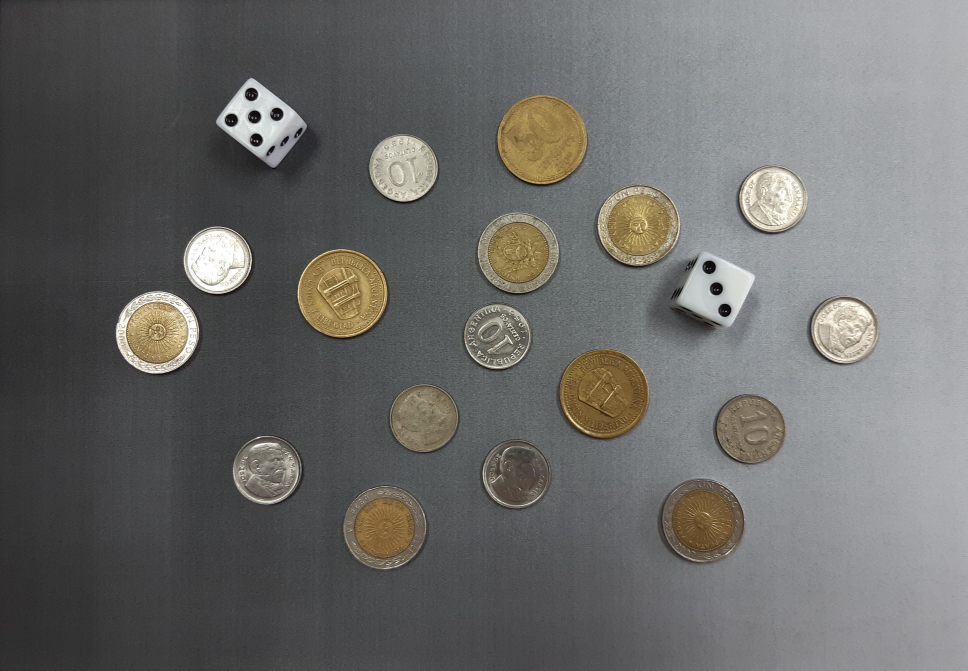
#> input picture img/monedas.jpg, 3871 x 2681 px (shown at 1/4 size)
$ python Problema_1.py   (older library calls are emulated)
#> lines starting #> are read from the running program, lines starting #| are printed output that depends on the picture; after the words box and inside, x2 and y2 are one past the last pixel; in counts of white or black regions, pixels touching at a corner belong together
import cv2
import numpy as np
import matplotlib.pyplot as plt

imagen = cv2.imread("img/monedas.jpg")
#> imagen is the input picture: shape (2681, 3871, 3); mean B, G, R 105.5, 107.4, 107.5
imagen_gris = cv2.cvtColor(imagen, cv2.COLOR_BGR2GRAY)

# Aplica operación de dilatación para cerrar los bordes
kernel_dilatacion = np.ones((10, 10), np.uint8)


def dilate_image(img, iterations=1):
    return cv2.dilate(img, kernel_dilatacion, iterations=iterations)


# Canny
imagen_suavizada = cv2.medianBlur(imagen_gris, 5)
canny = cv2.Canny(imagen_suavizada, 50, 150)
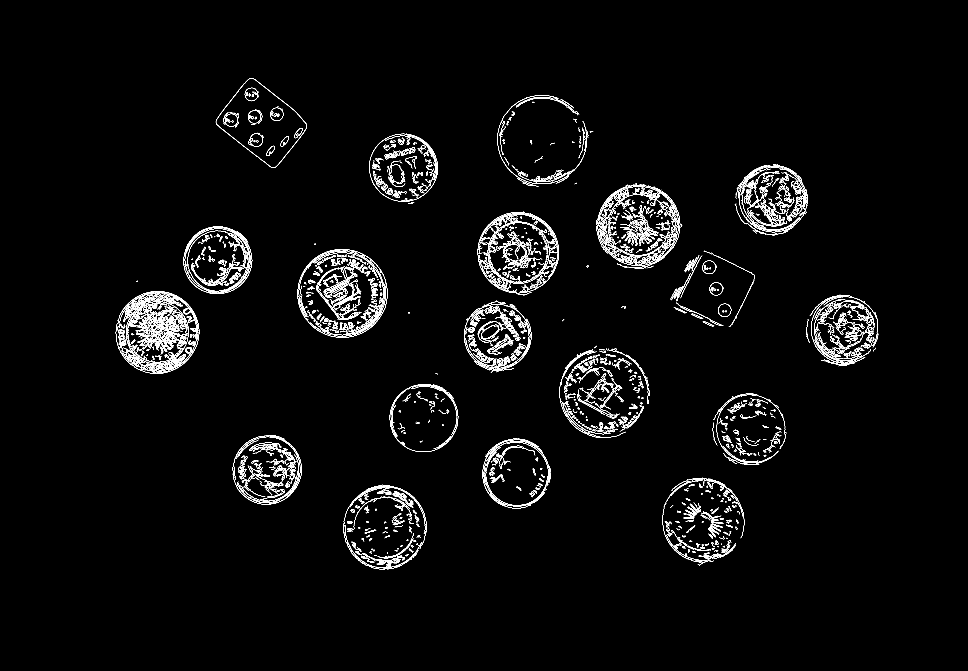
#> canny: shape (2681, 3871) (shown at 1/4 size); 1.6% white in thin lines or dots, all inside (x1, y1, x2, y2) = (463, 312, 3513, 2278)

bordes_dilatados = dilate_image(canny, iterations=3)
#> in dilate_image, `return cv2.dilate(img, kernel_dilatacion, iterations=iterations)`: returned value: shape (2681, 3871); 15.3% white; 36 white regions, largest, box (x1, y1, x2, y2) and area: (1178, 984, 1565, 1366) 117597, (2226, 1371, 2612, 1767) 113745, (2372, 722, 2744, 1090) 106481

# Aplicar erosión para eliminar pequeñas imperfecciones
test = cv2.erode(
    bordes_dilatados,
    cv2.getStructuringElement(cv2.MORPH_ELLIPSE, (17, 17)),
    iterations=1,
)
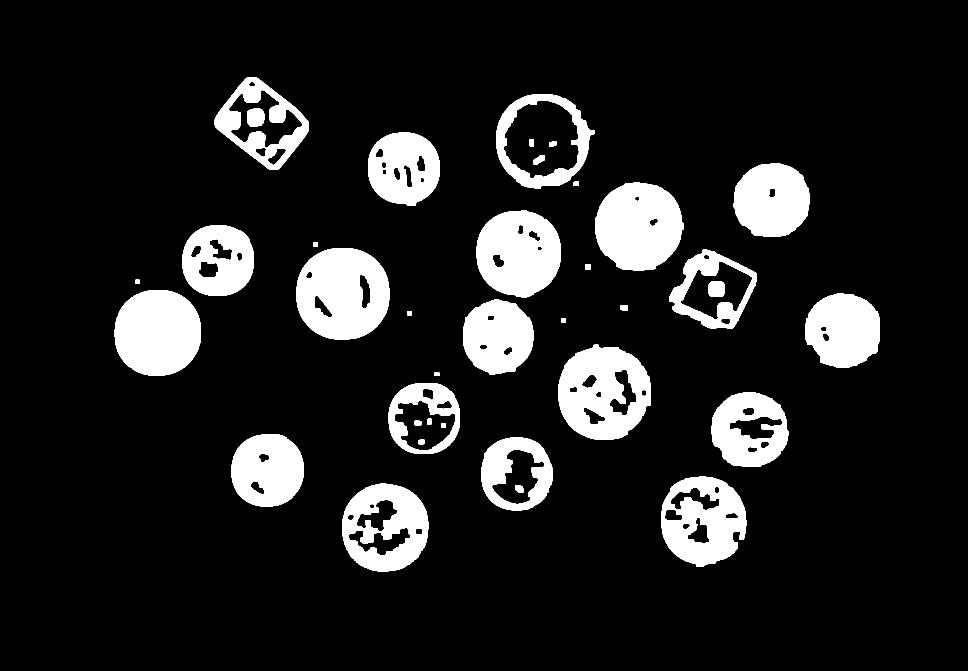
#> test: shape (2681, 3871) (shown at 1/4 size); 12.5% white; 37 white regions

# Encuentra los contornos en la imagen con bordes definidos
contornos, _ = cv2.findContours(test, cv2.RETR_EXTERNAL, cv2.CHAIN_APPROX_SIMPLE)
#> contornos = 27 contours; largest, box (x1, y1, x2, y2) and area: (1986, 376, 2380, 754) 111465, (1186, 992, 1557, 1358) 109808, (2234, 1379, 2604, 1759) 109132, (2380, 730, 2736, 1082) 96566, (1368, 1935, 1713, 2285) 96253
# Crear una máscara en blanco del mismo tamaño que la imagen original
mascara = np.zeros_like(imagen_gris)
# Dibuja los contornos en la máscara
cv2.drawContours(mascara, contornos, -1, (255), thickness=cv2.FILLED)
#> mascara: shape (2681, 3871); 15.3% white; 27 white regions, largest, box (x1, y1, x2, y2) and area: (1986, 376, 2380, 754) 112037, (1186, 992, 1557, 1358) 110344, (2234, 1379, 2604, 1759) 109695

(
    componentes_conectadas,
    etiquetas,
    estadisticas,
    centroides,
) = cv2.connectedComponentsWithStats(mascara, cv2.CV_32S, connectivity=8)
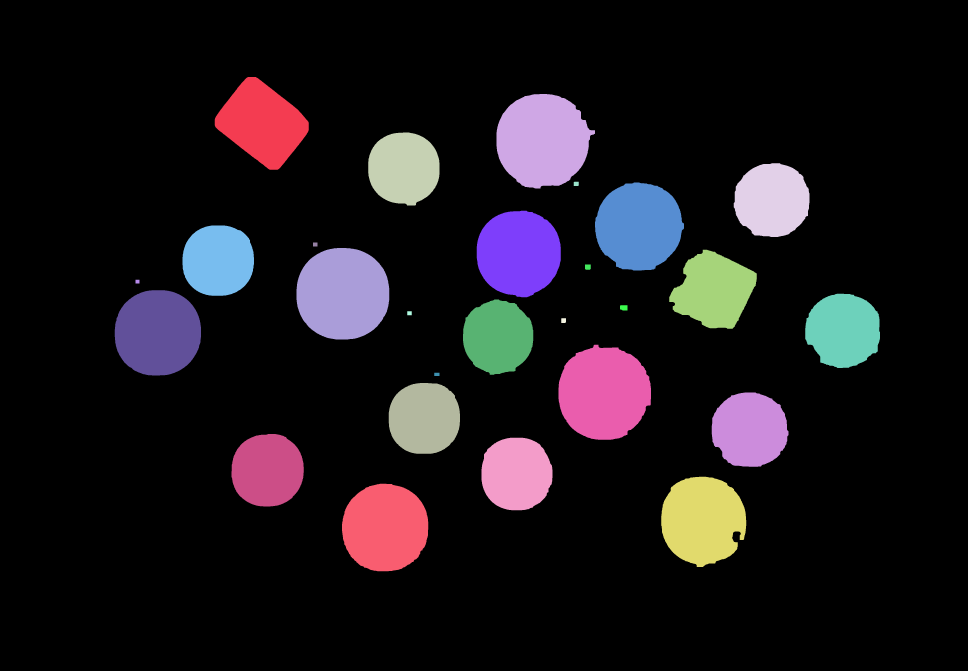
#> etiquetas: shape (2681, 3871) int32 (shown at 1/4 size); 28 distinct labels, from 0 to 27; one colour per label, 0 black
#> componentes_conectadas = 28; estadisticas = 28 rows, first 6: [0, 0, 3871, 2681, 8794650], [859, 308, 376, 371, 83937], [1986, 376, 394, 378, 112037], [1473, 530, 285, 292, 66697], [2935, 653, 303, 295, 71156], [2295, 727, 20, 17, 335]; centroides = 28 pairs, first value 549.5 to 3373.1, second value 492.8 to 2110.4

imagen_resultado = np.zeros_like(test)

for i in range(1, componentes_conectadas):
    area = estadisticas[i, cv2.CC_STAT_AREA]

    if area > 600:
        mascara = np.uint8(etiquetas == i)
        contorno, _ = cv2.findContours(
            mascara, cv2.RETR_EXTERNAL, cv2.CHAIN_APPROX_SIMPLE
        )
        cv2.drawContours(imagen_resultado, contorno, -1, 120, 2)
#> this loop made 27 passes
#> area on passes 1 to 12: 83937, 112037, 66697, 71156, 335, 97083, 92636, 66177, 288, 110344, 73645, 471
#> imagen_resultado: shape (2681, 3871); values 0 (black) and 120 (white), 0.65% white; 19 white regions, largest, box (x1, y1, x2, y2) and area: (1985, 375, 2381, 755) 4224, (2644, 1906, 2986, 2269) 4170, (2233, 1378, 2605, 1760) 4116
#> mascara: shape (2681, 3871); values 0 (black) and 1 (white), 0.93% white; 1 white region, box (x1, y1, x2, y2) and area: (1368, 1935, 1713, 2285) 96762


# Funcion para rellenar los contornos
def fill_contours(img):
    seed_point = (0, 0)
    blanco = (255, 255, 255)

    flags = 4
    lo_diff = (10, 10, 10)
    up_diff = (10, 10, 10)

    cv2.floodFill(img, None, seed_point, blanco, lo_diff, up_diff, flags)
    return ~img


imagen_resultado = fill_contours(imagen_resultado)

result = cv2.dilate(
    imagen_resultado, cv2.getStructuringElement(cv2.MORPH_ELLIPSE, (5, 5)), iterations=5
)

(
    componentes_conectadas,
    etiquetas,
    estadisticas,
    centroides,
) = cv2.connectedComponentsWithStats(result, cv2.CV_32S, connectivity=8)
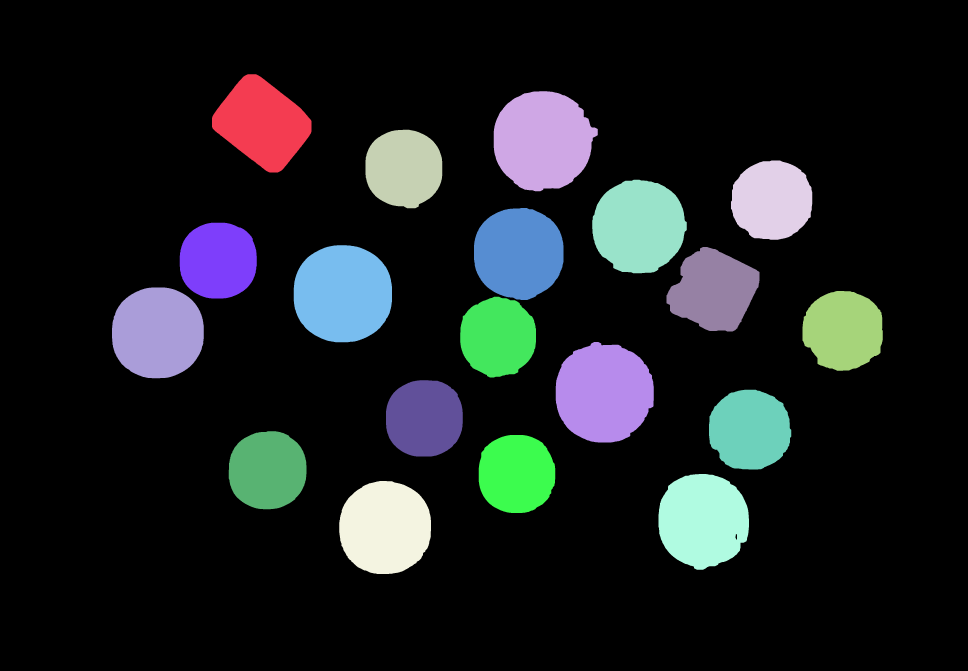
#> etiquetas: shape (2681, 3871) int32 (shown at 1/4 size); 20 distinct labels, from 0 to 19; one colour per label, 0 black
#> componentes_conectadas = 20; estadisticas = 20 rows, first 6: [0, 0, 3871, 2681, 8560272], [848, 297, 398, 393, 97304], [1975, 365, 416, 400, 126779], [1462, 519, 307, 314, 77734], [2924, 642, 325, 317, 82619], [2369, 719, 378, 374, 110551]; centroides = 20 rows, first 8: [1919.9, 1349.7], [1048.8, 492.9], [2170.6, 561.9], [1615, 672.9], [3087.3, 800.6], [2555.1, 905.1], [2074.4, 1012.6], [872.5, 1041.8]

squares_masks = []
aux = np.zeros_like(result)
labeled_image = cv2.merge([aux, aux, aux])
#> labeled_image: shape (2681, 3871, 3); every value is 0

RHO_TH = 0.83

for i in range(1, componentes_conectadas):
    mascara = np.uint8(etiquetas == i)
    contorno, _ = cv2.findContours(mascara, cv2.RETR_EXTERNAL, cv2.CHAIN_APPROX_SIMPLE)

    area = cv2.contourArea(contorno[0])
    perimetro = cv2.arcLength(contorno[0], True)
    rho = 4 * np.pi * area / (perimetro**2)
    flag_circ = rho > RHO_TH
    if flag_circ:
        if area > 123000:
            labeled_image[mascara == 1, 0] = 255
        elif area > 85000:
            labeled_image[mascara == 1, 1] = 255
        else:
            labeled_image[mascara == 1, 2] = 255
    else:
        labeled_image[mascara == 1, 2] = 120
        labeled_image[mascara == 1, 1] = 120

        square_mask = np.zeros_like(result)
        cv2.drawContours(square_mask, contorno, -1, 120, 2)
        squares_masks.append(square_mask)
#> this loop made 19 passes
#> (area, perimetro, rho, flag_circ) on passes 1 to 12: (96823.5, 1215.4, 0.824, False), (126178.5, 1377.5, 0.836, True), (77279, 1044.7, 0.89, True), (82145.5, 1083.8, 0.879, True), (110004.5, 1260.4, 0.87, True), (105034, 1216, 0.893, True), (76645, 1034.1, 0.901, True), (123749.5, 1312.6, 0.903, True), (85939.5, 1209.8, 0.738, False), (108069.5, 1227, 0.902, True), (81065.5, 1095.8, 0.848, True), (76421, 1052.3, 0.867, True)
#> mascara: shape (2681, 3871); values 0 (black) and 1 (white), 1.1% white; 1 white region, box (x1, y1, x2, y2) and area: (1357, 1924, 1724, 2296) 109987
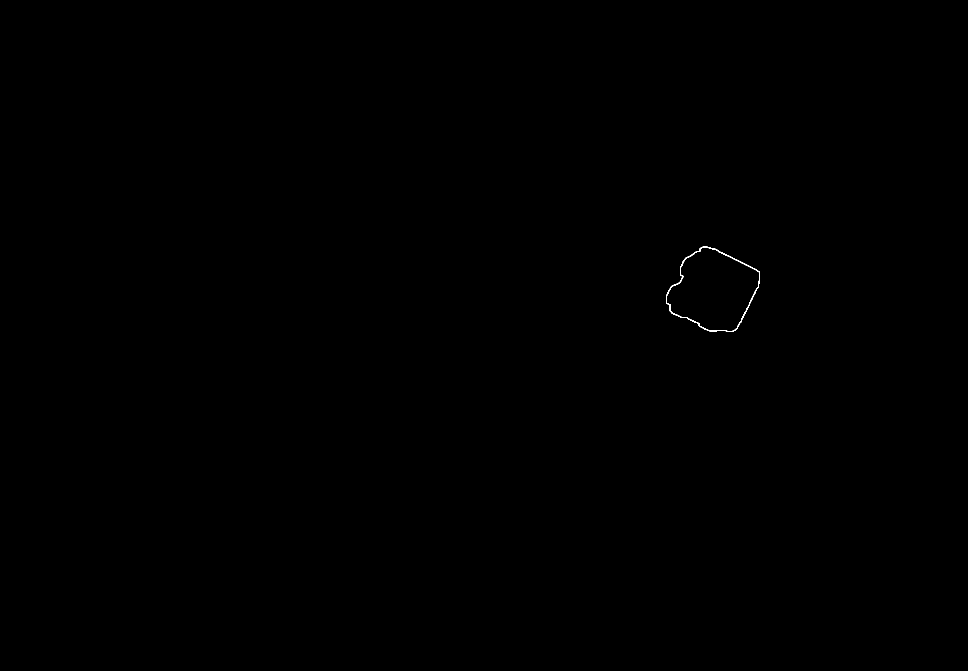
#> square_mask: shape (2681, 3871) (shown at 1/4 size); values 0 (black) and 120 (white), 0.04% white; 1 white region, box (x1, y1, x2, y2) and area: (2665, 987, 3039, 1327) 3927
#> after the loop, squares_masks = 2 items

dst = cv2.addWeighted(imagen, 0.7, labeled_image, 0.3, 0)
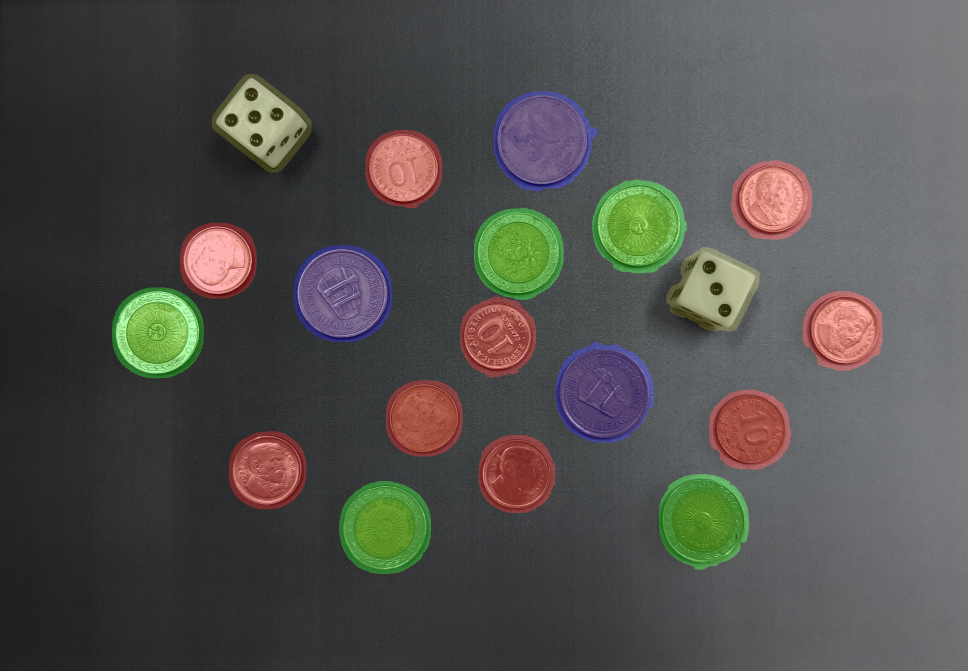
#> dst: shape (2681, 3871, 3) (shown at 1/4 size); mean B, G, R 76.6, 79.8, 81.2

RHO_TH = 0.78

for id, square_mask in enumerate(squares_masks):
    square_mask = fill_contours(square_mask)
    squares = cv2.bitwise_and(canny, canny, mask=square_mask)

    squares_dilatados = dilate_image(squares)

    (
        componentes_conectadas,
        etiquetas,
        estadisticas,
        centroides,
    ) = cv2.connectedComponentsWithStats(squares_dilatados, cv2.CV_32S, connectivity=8)
    count = 0
    for i in range(1, componentes_conectadas):
        area = estadisticas[i, cv2.CC_STAT_AREA]
        mascara = np.uint8(etiquetas == i)
        contorno, _ = cv2.findContours(
            mascara, cv2.RETR_EXTERNAL, cv2.CHAIN_APPROX_SIMPLE
        )

        if area < 10000 and area > 500:
            area = cv2.contourArea(contorno[0])
            perimetro = cv2.arcLength(contorno[0], True)
            rho = 4 * np.pi * area / (perimetro**2)
            flag_circ = rho > RHO_TH
            if flag_circ:
                count += 1
    print(f"Dado {id + 1} tiene: {count}")
#> this loop made 2 passes
#> (id, seed_point in fill_contours, blanco in fill_contours, flags in fill_contours, up_diff in fill_contours, componentes_conectadas) on passes 1 to 2: (0, (0, 0), (255, 255, 255), 4, (10, 10, 10), 9), (1, (0, 0), (255, 255, 255), 4, (10, 10, 10), 7)
#| Dado 1 tiene: 5
#| Dado 2 tiene: 3
#> mascara: shape (2681, 3871); values 0 (black) and 1 (white), 0% white; 1 white region, box (x1, y1, x2, y2) and area: (2886, 1238, 2913, 1254) 419
#> squares: shape (2681, 3871); 0.03% white in thin lines or dots, all inside (x1, y1, x2, y2) = (2681, 1003, 3020, 1308)
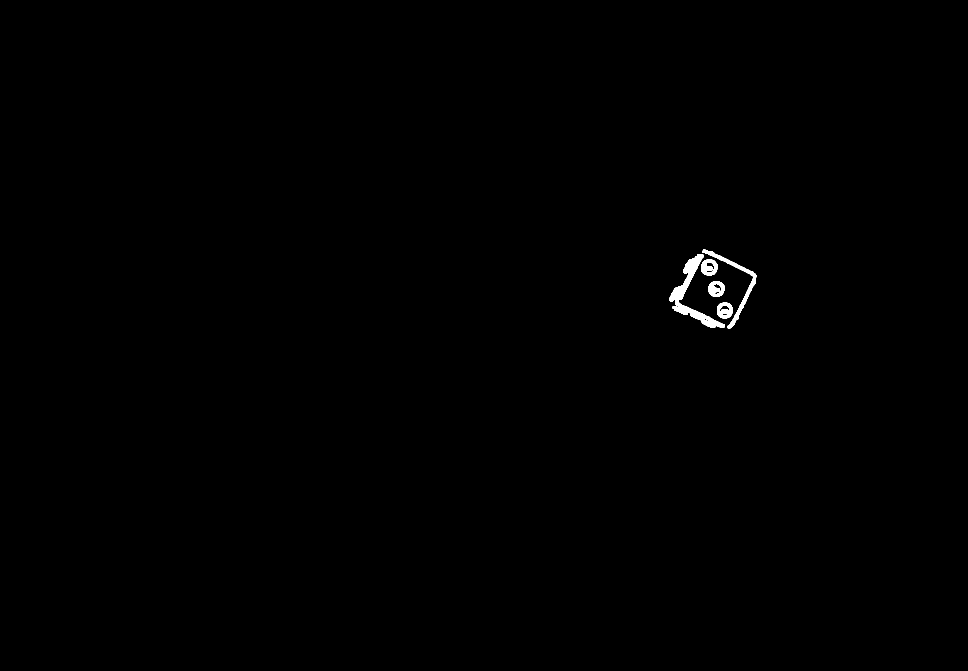
#> squares_dilatados: shape (2681, 3871) (shown at 1/4 size); 0.27% white; 6 white regions, box (x1, y1, x2, y2) and area: (2677, 1016, 2899, 1311) 13428, (2811, 999, 3025, 1313) 6385, (2805, 1039, 2871, 1101) 2744, (2834, 1125, 2898, 1186) 2715, (2868, 1211, 2930, 1273) 2088, (2886, 1238, 2913, 1254) 419
#> after the loop, flag_circ = True; perimetro = 210; rho = 0.901

# Mostramos resultado
plt.figure(figsize=(11, 11))
plt.imshow(dst)
plt.title("Imagen con los contornos")
plt.axis("off")
plt.show()
